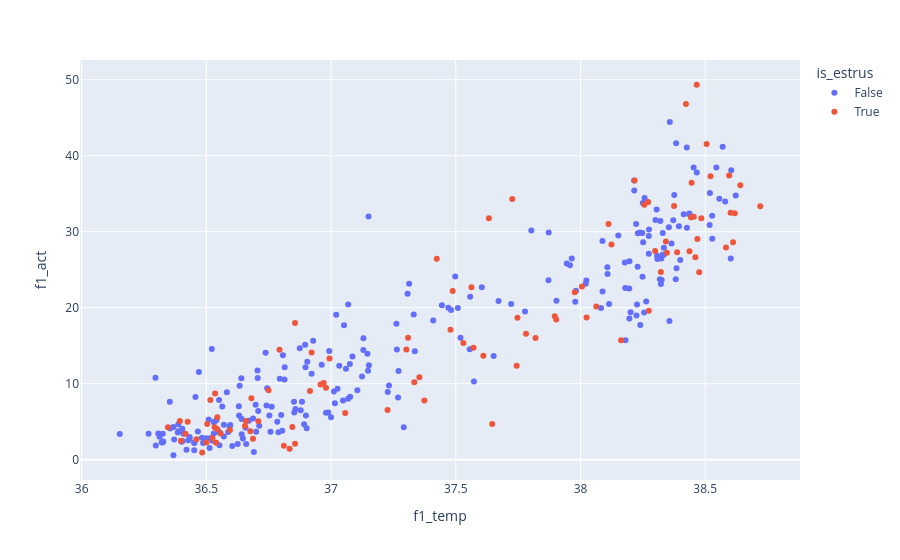

Notebook cell for this chart:
### Code cell
px.scatter(df_female,x='f1_temp',y='f1_act',color='is_estrus')

### Figure 1 — Plotly figure (JSON) as saved in the notebook; plotly's stock layout.template omitted (floating-point values rounded to 4 significant figures; data arrays with more than 128 entries replaced by an {"elided": "..."} marker saying what was removed)
{"data": [{"hovertemplate": "is_estrus=False<br>f1_temp=%{x}<br>f1_act=%{y}<extra></extra>", "legendgroup": "False", "marker": {"color": "#636efa", "symbol": "circle"}, "mode": "markers", "name": "False", "orientation": "v", "showlegend": true, "type": "scatter", "x": {"elided": "241 float values"}, "xaxis": "x", "y": {"elided": "241 float values"}, "yaxis": "y"}, {"hovertemplate": "is_estrus=True<br>f1_temp=%{x}<br>f1_act=%{y}<extra></extra>", "legendgroup": "True", "marker": {"color": "#EF553B", "symbol": "circle"}, "mode": "markers", "name": "True", "orientation": "v", "showlegend": true, "type": "scatter", "x": [38.64, 38.72, 38.62, 38.16, 38.6, 38.61, 38.58, 38.45, 38.34, 37.57, 37.35, 37.06, 36.84, 37.31, 36.68, 36.39, 36.71, 36.35, 36.54, 36.5, 36.79, 36.56, 36.96, 37.56, 38.26, 38.35, 38.44, 38.06, 38.45, 38.48, 38.6, 38.52, 38.27, 38.02, 37.9, 37.78, 37.82, 37.33, 36.86, 36.52, 36.53, 36.69, 36.5, 36.66, 36.92, 36.97, 36.92, 37.3, 38.38, 38.48, 38.27, 38.32, 38.39, 38.46, 38.47, 38.44, 38.3, 37.9, 37.74, 37.61, 37.65, 37.53, 36.81, 36.54, 36.42, 36.54, 36.4, 36.65, 36.53, 36.68, 36.59, 37.42, 37.73, 38.01, 37.48, 38.11, 38.12, 37.98, 38.42, 38.47, 38.51, 38.22, 37.75, 37.37, 37.23, 37.49, 37.63, 36.83, 36.48, 36.43, 36.52, 36.46, 36.86, 36.98, 36.75, 36.99], "xaxis": "x", "y": [36.12, 33.37, 32.42, 15.73, 32.48, 28.6, 27.93, 31.97, 28.7, 14.73, 10.85, 6.15, 4.317, 16.05, 3.75, 5.1, 5.067, 4.283, 4.05, 4.683, 14.48, 3.45, 9.883, 22.7, 33.53, 27.23, 27.43, 20.17, 36.45, 24.67, 37.38, 37.3, 33.92, 18.7, 18.45, 16.57, 16.02, 10.18, 2.1, 2.817, 8.717, 2.75, 2.25, 5.083, 14.1, 10.1, 9.05, 14.5, 33.4, 31.77, 19.6, 24.7, 27.28, 26.63, 29.03, 31.9, 27.45, 18.88, 12.35, 13.67, 4.7, 15.37, 1.833, 2.217, 3.4, 5.6, 2.5, 4.433, 4.267, 8.083, 3.917, 26.43, 34.3, 22.8, 17.08, 31.02, 28.31, 22.05, 46.8, 49.34, 41.55, 36.72, 18.67, 7.783, 6.533, 22.2, 31.77, 1.45, 0.9333, 4.983, 7.85, 2.683, 17.98, 9.45, 9.15, 13.32], "yaxis": "y"}], "layout": {"legend": {"title": {"text": "is_estrus"}, "tracegroupgap": 0}, "margin": {"t": 60}, "xaxis": {"anchor": "y", "domain": [0, 1], "title": {"text": "f1_temp"}}, "yaxis": {"anchor": "x", "domain": [0, 1], "title": {"text": "f1_act"}}}}
